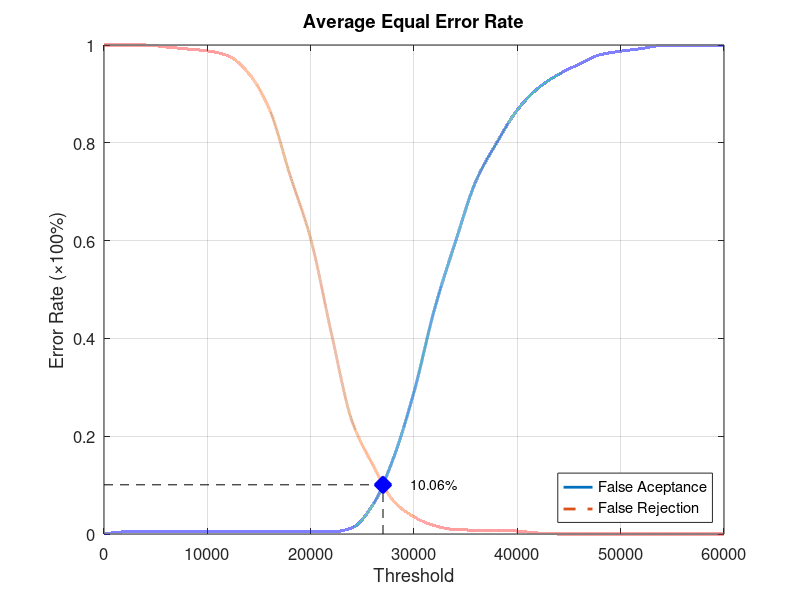
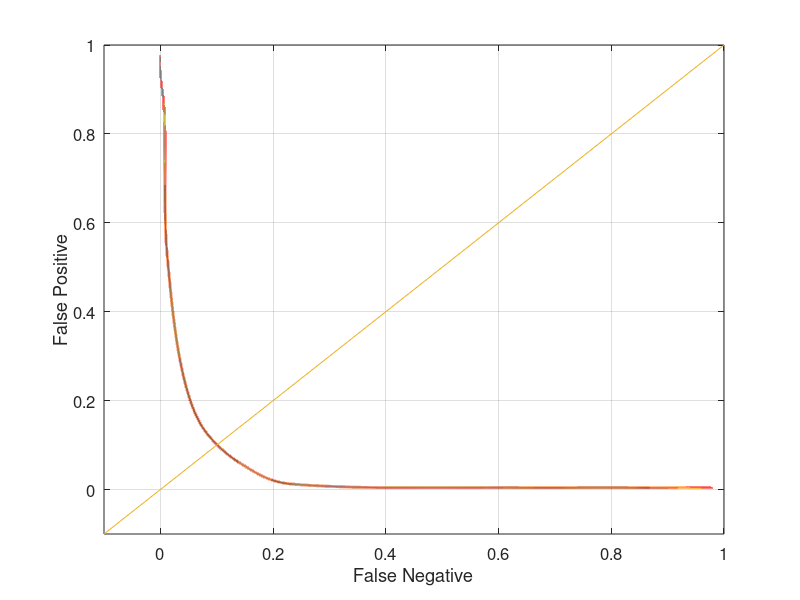

Here is the MATLAB script that generated these plots, in order:
function yEER = Database4Average
close all;
clear;
clc;
x = 0:2000:60000;
xq = 0:0.5:60000;

y0 = [0 0.00421053 0.00421053 0.00421053 0.00421053 0.00421053 0.00421053 0.00421053 0.00421053 0.00421053 0.00421053 0.00421053 0.0126316 0.0589474 0.154737 0.290526 0.461053 0.596842 0.722105 0.8 0.867368 0.911579 0.94 0.961053 0.98 0.987368 0.992632 0.998947 0.998947 0.998947 1];
yy0 = interp1(x, y0, xq, 'pchip');
y1 = [1 1 1 0.996 0.992 0.988 0.978 0.942 0.869 0.734 0.604 0.411 0.231 0.142 0.068 0.035 0.017 0.009 0.008 0.008 0.006 0.002 0 0 0 0 0 0 0 0 0];
yy1 = interp1(x, y1, xq, 'pchip');

% Calculating EER: 
y2 = abs(y0 - y1);
find(y2 == min(y2))
yy2 = abs(yy0 - yy1);
xEER = find(yy2 == min(yy2));
xEERIndex = xq(xEER) % X-axis EER
yEER = yy0(xEER) % Y-axis EER

main = figure
plot(xq, yy0,'-','LineWidth', 2);	hold on
plot(xq, yy1,'--','LineWidth', 2);	hold on
plot([xEERIndex xEERIndex], [0 yEER], 'k--');	hold on
plot([0 xEERIndex], [yEER yEER], 'k--');	hold on
plot(xEERIndex, yEER, 'bx', 'LineWidth', 10);	hold on
text(xEERIndex + 10 * xEERIndex / 100, yEER, [num2str(round((10000 * yEER)) / 100) '%'])
legend('False Aceptance', 'False Rejection', 'Location', 'SouthEast')
xlabel('Threshold')
ylabel('Error Rate (\times100%)')
title('Average Equal Error Rate')
set(gca, 'FontSize', 12)
axis([0 60000 0 1])
grid on

print(main, 'Database4AverageMain', '-dpng');
FNRxFPR = figure('Color', [1 1 1]);
plot(yy1, yy0, '-', yy1, yy0, 'LineWidth', 2);
hold on
y = -0.1:0.1:1
plot(y, y); 
set(gca, 'FontSize', 12)
xlabel('False Negative')
ylabel('False Positive')
axis([-0.1 1 -0.1 1])
set(gca, 'FontSize', 12)
grid on

print(FNRxFPR, 'Database4AverageFNRxFPR','-dpng');
end
